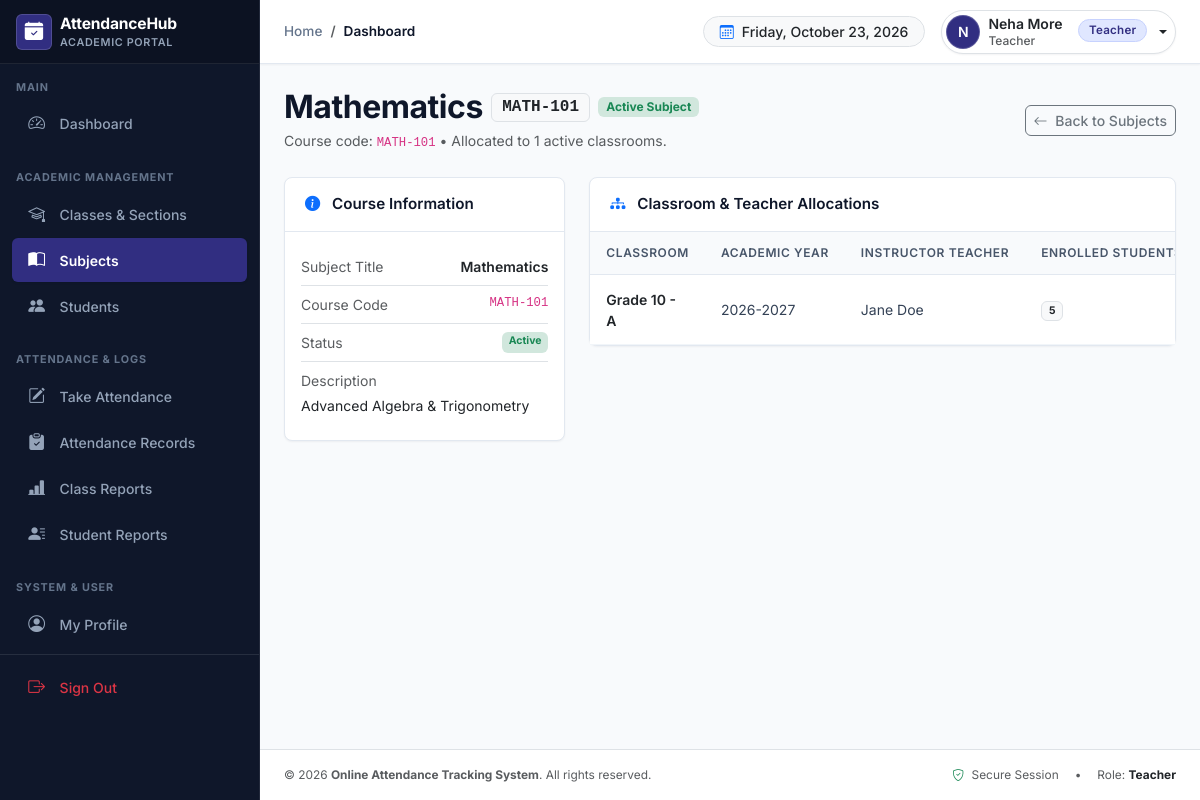
The app's page /academics/subjects/1/ (signed in) with its own data.
### accounts/models.py (models this page shows, shortened)
class User(AbstractUser):
    class Role(models.TextChoices):
        ADMIN = 'ADMIN', 'Administrator'
        TEACHER = 'TEACHER', 'Teacher'
    ROLE_GROUP_MAPPING = {
        Role.ADMIN: 'Administrator',
        Role.TEACHER: 'Teacher',
    }
    role = models.CharField(
        max_length=20,
        choices=Role.choices,
        default=Role.ADMIN,
        help_text='Designates the role of this user within the attendance tracking system.'
    )
    phone_number = models.CharField(max_length=20, blank=True, null=True)
    profile_picture = models.ImageField(upload_to='profiles/', blank=True, null=True)
    @property
    def is_administrator(self):
        return self.role == self.Role.ADMIN or self.is_superuser
    @property
    def is_teacher_user(self):
        return self.role == self.Role.TEACHER
    def can_view_reports(self):
        return self.is_administrator or self.is_teacher_user or self.has_perm('attendance.can_view_reports')

### academics/models.py (models this page shows, shortened)
class Subject(models.Model):
    name = models.CharField(
        max_length=100,
        help_text="Subject title (e.g. 'Mathematics', 'Physics')."
    )
    code = models.CharField(
        max_length=20,
        unique=True,
        db_index=True,
        help_text="Unique course code identifier (e.g. 'MATH-101')."
    )
    description = models.TextField(
        blank=True,
        help_text="Optional syllabus summary or course overview."
    )
    is_active = models.BooleanField(
        default=True,
        help_text="Designates whether this subject is actively taught."
    )
    created_at = models.DateTimeField(auto_now_add=True)
    updated_at = models.DateTimeField(auto_now=True)
    class Meta:
        ordering = ['name']
        verbose_name = 'Subject'
        verbose_name_plural = 'Subjects'
        indexes = [
            models.Index(fields=['code']),
            models.Index(fields=['is_active']),
        ]

class ClassSubjectAssignment(models.Model):
    classroom = models.ForeignKey(
        Classroom,
        on_delete=models.CASCADE,
        related_name='subject_assignments',
        help_text="Target class receiving instruction."
    )
    subject = models.ForeignKey(
        Subject,
        on_delete=models.CASCADE,
        related_name='class_assignments',
        help_text="Subject being taught."
    )
    teacher = models.ForeignKey(
        settings.AUTH_USER_MODEL,
        on_delete=models.CASCADE,
        related_name='teaching_assignments',
        limit_choices_to={'role': 'TEACHER'},
        help_text="Teacher responsible for instruction and attendance taking."
    )
    is_active = models.BooleanField(
        default=True,
        help_text="Designates whether this teaching allocation is currently active."
    )
    created_at = models.DateTimeField(auto_now_add=True)
    updated_at = models.DateTimeField(auto_now=True)
    class Meta:
        ordering = ['classroom', 'subject']
        verbose_name = 'Class Subject Assignment'
        verbose_name_plural = 'Class Subject Assignments'
        constraints = [
            models.UniqueConstraint(
                fields=['classroom', 'subject'],
                name='unique_class_subject_assignment'
            )
        ]
        indexes = [
            models.Index(fields=['classroom', 'subject']),
            models.Index(fields=['teacher', 'is_active']),
        ]

class Classroom(models.Model):
    name = models.CharField(
        max_length=50,
        help_text="Grade level or standard name (e.g. 'Grade 10', 'Class 5')."
    )
    section = models.CharField(
        max_length=10,
        help_text="Section or division identifier (e.g. 'A', 'B', 'Morning')."
    )
    academic_year = models.ForeignKey(
        AcademicYear,
        on_delete=models.CASCADE,
        related_name='classrooms',
        help_text="The academic session for this class."
    )
    class_teacher = models.ForeignKey(
        settings.AUTH_USER_MODEL,
        on_delete=models.SET_NULL,
        null=True,
        blank=True,
        related_name='supervised_classes',
        limit_choices_to={'role': 'TEACHER'},
        help_text="Primary faculty in charge of this classroom."
    )
    is_active = models.BooleanField(
        default=True,
        help_text="Designates whether this classroom is currently active."
    )
    created_at = models.DateTimeField(auto_now_add=True)
    updated_at = models.DateTimeField(auto_now=True)
    class Meta:
        ordering = ['academic_year', 'name', 'section']
        verbose_name = 'Class / Section'
        verbose_name_plural = 'Classes & Sections'
        constraints = [
            models.UniqueConstraint(
                fields=['name', 'section', 'academic_year'],
                name='unique_class_section_academic_year'
            )
        ]
        indexes = [
            models.Index(fields=['name', 'section']),
            models.Index(fields=['is_active']),
        ]
    @property
    def display_name(self):
        return f"{self.name} - {self.section}"

class AcademicYear(models.Model):
    name = models.CharField(
        max_length=50,
        unique=True,
        help_text="Descriptive academic calendar name, e.g. '2026-2027'."
    )
    start_date = models.DateField(help_text="Commencement date of the academic session.")
    end_date = models.DateField(help_text="Concluding date of the academic session.")
    is_current = models.BooleanField(
        default=False,
        help_text="Mark this academic year as the currently active session."
    )
    created_at = models.DateTimeField(auto_now_add=True)
    updated_at = models.DateTimeField(auto_now=True)
    class Meta:
        ordering = ['-start_date']
        verbose_name = 'Academic Year'
        verbose_name_plural = 'Academic Years'
        indexes = [
            models.Index(fields=['is_current']),
            models.Index(fields=['name']),
        ]

### academics/views.py (the view)
# urls.py: path('subjects/<int:pk>/', views.SubjectDetailView.as_view(), name='subject_detail'),
@method_decorator(login_required, name='dispatch')
class SubjectDetailView(DetailView):
    model = Subject
    template_name = 'academics/subject_detail.html'
    context_object_name = 'subject'
    def get_context_data(self, **kwargs):
        context = super().get_context_data(**kwargs)
        subject = self.object
        context['assignments'] = subject.class_assignments.select_related(
            'classroom', 'classroom__academic_year', 'teacher'
        ).order_by('classroom__name', 'classroom__section')
        if self.request.user.is_administrator:
            context['assign_form'] = ClassSubjectAssignmentForm(subject_fixed=subject)
        return context

### templates/academics/subject_detail.html (shortened to what this page needs)
{% extends 'base.html' %}
{% block content %}
<div class="d-flex flex-column flex-md-row align-items-md-center justify-content-between gap-3 mb-4">
    <div>
        <div class="d-flex align-items-center gap-2 mb-1">
            <h2 class="fw-bold mb-0">{{ subject.name }}</h2>
            <span class="badge bg-light text-dark border font-monospace fs-6">{{ subject.code }}</span>
            {% if subject.is_active %}
                <span class="badge bg-success-subtle text-success">Active Subject</span>
            {% else %}
                <span class="badge bg-danger-subtle text-danger">Deactivated</span>
            {% endif %}
        </div>
        <p class="text-muted small mb-0">Course code: <code>{{ subject.code }}</code> &bull; Allocated to {{ assignments|length }} active classrooms.</p>
    </div>
    <div class="d-flex flex-wrap align-items-center gap-2">
        <a href="{% url 'academics:subject_list' %}" class="btn btn-outline-secondary btn-sm">
            <i class="bi bi-arrow-left me-1"></i> Back to Subjects
        </a>
    </div>
</div>
<div class="row g-4 mb-4">
    <div class="col-lg-4">
        <div class="card card-modern mb-4">
            <div class="card-modern-header">
                <span><i class="bi bi-info-circle-fill me-2 text-primary"></i> Course Information</span>
            </div>
            <div class="card-body p-3">
                <ul class="list-group list-group-flush small">
                    <li class="list-group-item d-flex justify-content-between px-0 py-2">
                        <span class="text-muted">Subject Title</span>
                        <span class="fw-semibold">{{ subject.name }}</span>
                    </li>
                    <li class="list-group-item d-flex justify-content-between px-0 py-2">
                        <span class="text-muted">Course Code</span>
                        <code>{{ subject.code }}</code>
                    </li>
                    <li class="list-group-item d-flex justify-content-between px-0 py-2">
                        <span class="text-muted">Status</span>
                        {% if subject.is_active %}
                            <span class="badge bg-success-subtle text-success">Active</span>
                        {% else %}
                            <span class="badge bg-danger-subtle text-danger">Inactive</span>
                        {% endif %}
                    </li>
                    <li class="list-group-item px-0 py-2">
                        <span class="text-muted d-block mb-1">Description</span>
                        <p class="text-dark mb-0">{{ subject.description|default:"No syllabus overview or description provided for this course." }}</p>
                    </li>
                </ul>
            </div>
        </div>
    </div>
    <div class="col-lg-8">
        <div class="card card-modern">
            <div class="card-modern-header d-flex align-items-center justify-content-between">
                <span><i class="bi bi-diagram-3-fill me-2 text-primary"></i> Classroom & Teacher Allocations</span>
            </div>
            <div class="card-body p-0">
                {% if assignments %}
                    <div class="table-responsive">
                        <table class="table table-custom table-hover align-middle mb-0">
                            <thead>
                                <tr>
                                    <th scope="col">Classroom</th>
                                    <th scope="col">Academic Year</th>
                                    <th scope="col">Instructor Teacher</th>
                                    <th scope="col">Enrolled Students</th>
                                </tr>
                            </thead>
                            <tbody>
                                {% for assign in assignments %}
                                    <tr>
                                        <td>
                                            <a href="{% url 'academics:classroom_detail' assign.classroom.pk %}" class="fw-semibold text-decoration-none text-dark hover-primary">
                                                {{ assign.classroom.display_name }}
                                            </a>
                                        </td>
                                        <td>{{ assign.classroom.academic_year.name }}</td>
                                        <td>
                                            {% if user.is_administrator %}
                                                <a href="{% url 'accounts:teacher_detail' assign.teacher.pk %}" class="text-decoration-none">
                                                    {{ assign.teacher.get_full_name|default:assign.teacher.username }}
                                                </a>
                                            {% else %}
                                                {{ assign.teacher.get_full_name|default:assign.teacher.username }}
                                            {% endif %}
                                        </td>
                                        <td>
                                            <span class="badge bg-light text-dark border">
                                                {{ assign.classroom.students.count }}
                                            </span>
                                        </td>
                                    </tr>
                                {% endfor %}
                            </tbody>
                        </table>
                    </div>
                {% endif %}
            </div>
        </div>
    </div>
</div>
{% endblock %}

### templates/includes/topbar.html (shortened to what this page needs)
<header class="topbar-custom sticky-top">
    <div class="container-fluid px-3 px-md-4 h-100 d-flex align-items-center justify-content-between">
        <div class="d-flex align-items-center gap-2 gap-md-3">
            <div class="d-flex align-items-center">
                <nav aria-label="breadcrumb" class="d-none d-sm-block">
                    <ol class="breadcrumb mb-0">
                        {% block breadcrumb %}
                        <li class="breadcrumb-item"><a href="{% url 'dashboard:index' %}" class="text-decoration-none">Home</a></li>
                        <li class="breadcrumb-item active" aria-current="page">Dashboard</li>
                        {% endblock %}
                    </ol>
                </nav>
            </div>
        </div>
        <div class="d-flex align-items-center gap-2 gap-md-3">
            <div class="d-none d-md-flex align-items-center text-muted small bg-light border px-3 py-1 rounded-pill">
                <i class="bi bi-calendar3 text-primary me-2"></i>
                <span class="fw-medium text-dark">{% now "l, F j, Y" %}</span>
            </div>
            {% if user.is_authenticated %}
            <div class="dropdown">
                <button class="btn btn-profile-dropdown dropdown-toggle d-flex align-items-center gap-2 p-1 pe-2 rounded-pill border"
                        type="button" id="userMenuButton" data-bs-toggle="dropdown" aria-expanded="false">
                    <div class="user-avatar-circle">
                        {{ user.first_name|first|default:user.username|first|upper }}
                    </div>
                    <div class="d-none d-sm-flex flex-column text-start me-1">
                        <span class="fw-semibold text-dark small lh-1">
                            {{ user.get_full_name|default:user.username }}
                        </span>
                        <span class="text-muted smaller lh-1 mt-1">
                            {{ user.get_role_display }}
                        </span>
                    </div>
                    <span class="badge badge-role {% if user.is_administrator %}admin{% else %}teacher{% endif %} ms-1 d-none d-md-inline-block">
                        {{ user.get_role_display }}
                    </span>
                </button>
            </div>
            {% else %}
            <a class="btn btn-primary btn-sm px-3" href="{% url 'accounts:login' %}">
                <i class="bi bi-box-arrow-in-right me-1"></i> Sign In
            </a>
            {% endif %}
        </div>
    </div>
</header>

### templates/includes/footer.html
<footer class="footer-custom mt-auto">
    <div class="container-fluid px-3 px-md-4 py-3 border-top bg-white">
        <div class="d-flex flex-column flex-sm-row align-items-center justify-content-between text-muted small gap-2">
            <div>
                &copy; {% now "Y" %} <strong>Online Attendance Tracking System</strong>. All rights reserved.
            </div>
            <div class="d-flex align-items-center gap-3">
                <span><i class="bi bi-shield-check text-success me-1"></i> Secure Session</span>
                <span class="d-none d-md-inline">&bull;</span>
                <span class="d-none d-md-inline">Role: <strong class="text-dark">{{ user.get_role_display|default:"Guest" }}</strong></span>
            </div>
        </div>
    </div>
</footer>

### records on screen
User: first_name|first "N", get_full_name "Neha More", role "Teacher"
Subject: name "Mathematics", code "MATH-101", description "Advanced Algebra & Trigonometry"
ClassSubjectAssignment: classroom.display_name "Grade 10 - A", classroom.academic_year.name "2026-2027", teacher.get_full_name "Jane Doe", classroom.students.count "5"

### other values on screen
{{ assignments|length }} "1"
